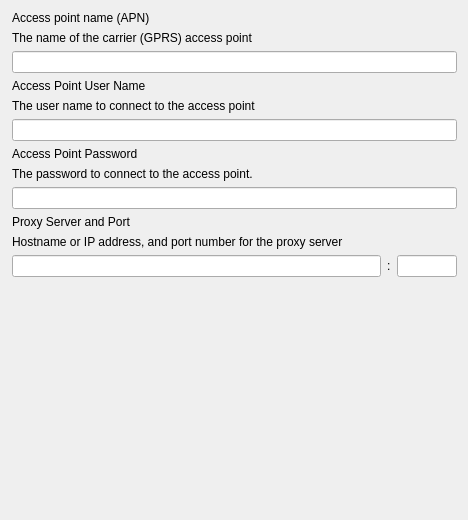
<?xml version="1.0" encoding="UTF-8"?>
<ui version="4.0">
 <class>APNForm</class>
 <widget class="QWidget" name="APNForm">
  <property name="geometry">
   <rect>
    <x>0</x>
    <y>0</y>
    <width>468</width>
    <height>520</height>
   </rect>
  </property>
  <property name="windowTitle">
   <string>Form</string>
  </property>
  <layout class="QGridLayout" name="gridLayout">
   <property name="leftMargin">
    <number>12</number>
   </property>
   <item row="0" column="0">
    <widget class="QLabel" name="label">
     <property name="text">
      <string>Access point name (APN)</string>
     </property>
    </widget>
   </item>
   <item row="1" column="0">
    <widget class="QLabel" name="lTip_label_2">
     <property name="text">
      <string>The name of the carrier (GPRS) access point</string>
     </property>
    </widget>
   </item>
   <item row="2" column="0">
    <widget class="QLineEdit" name="apnameLE">
     <property name="text">
      <string/>
     </property>
    </widget>
   </item>
   <item row="3" column="0">
    <widget class="QLabel" name="label_3">
     <property name="text">
      <string>Access Point User Name</string>
     </property>
    </widget>
   </item>
   <item row="4" column="0">
    <widget class="QLabel" name="lTip_label_4">
     <property name="text">
      <string>The user name to connect to the access point</string>
     </property>
    </widget>
   </item>
   <item row="5" column="0">
    <widget class="QLineEdit" name="usernameLE">
     <property name="placeholderText">
      <string/>
     </property>
    </widget>
   </item>
   <item row="6" column="0">
    <widget class="QLabel" name="label_5">
     <property name="text">
      <string>Access Point Password</string>
     </property>
    </widget>
   </item>
   <item row="7" column="0">
    <widget class="QLabel" name="lTip_label_6">
     <property name="text">
      <string>The password to connect to the access point.</string>
     </property>
    </widget>
   </item>
   <item row="8" column="0">
    <widget class="QLineEdit" name="passwordLE">
     <property name="echoMode">
      <enum>QLineEdit::Password</enum>
     </property>
    </widget>
   </item>
   <item row="9" column="0">
    <widget class="QLabel" name="label_7">
     <property name="text">
      <string>Proxy Server and Port</string>
     </property>
    </widget>
   </item>
   <item row="10" column="0">
    <widget class="QLabel" name="lTip_label_8">
     <property name="text">
      <string>Hostname or IP address, and port number for the proxy server </string>
     </property>
    </widget>
   </item>
   <item row="11" column="0">
    <layout class="QHBoxLayout" name="horizontalLayout" stretch="1,0,0">
     <item>
      <widget class="QLineEdit" name="hostLE">
       <property name="sizePolicy">
        <sizepolicy hsizetype="Expanding" vsizetype="Fixed">
         <horstretch>2</horstretch>
         <verstretch>0</verstretch>
        </sizepolicy>
       </property>
       <property name="placeholderText">
        <string/>
       </property>
      </widget>
     </item>
     <item>
      <widget class="QLabel" name="label_2">
       <property name="text">
        <string>:</string>
       </property>
      </widget>
     </item>
     <item>
      <widget class="QLineEdit" name="portLE">
       <property name="sizePolicy">
        <sizepolicy hsizetype="Fixed" vsizetype="Fixed">
         <horstretch>0</horstretch>
         <verstretch>0</verstretch>
        </sizepolicy>
       </property>
       <property name="maximumSize">
        <size>
         <width>60</width>
         <height>16777215</height>
        </size>
       </property>
       <property name="maxLength">
        <number>5</number>
       </property>
      </widget>
     </item>
    </layout>
   </item>
   <item row="12" column="0">
    <spacer name="verticalSpacer">
     <property name="orientation">
      <enum>Qt::Vertical</enum>
     </property>
     <property name="sizeHint" stdset="0">
      <size>
       <width>20</width>
       <height>40</height>
      </size>
     </property>
    </spacer>
   </item>
  </layout>
 </widget>
 <resources/>
 <connections/>
</ui>
